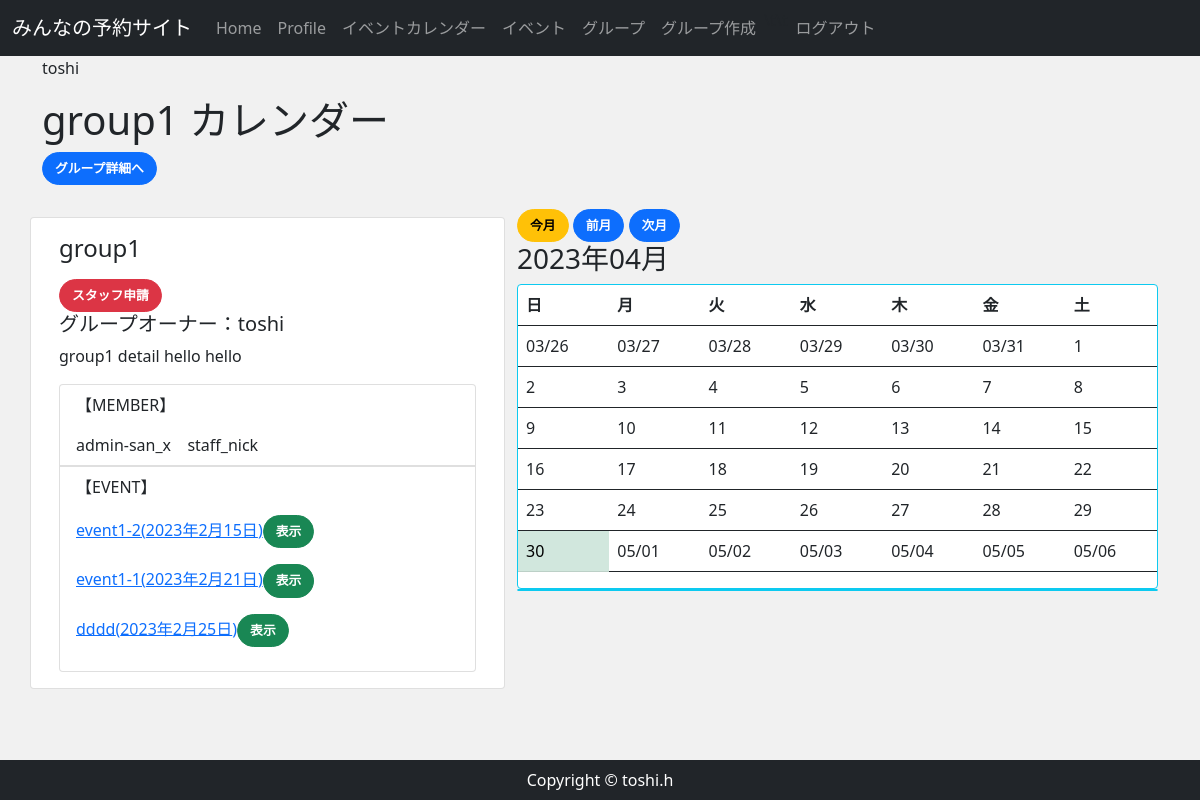
/group_detail_cal/1/ (signed in), run on an earlier commit of the app's database.
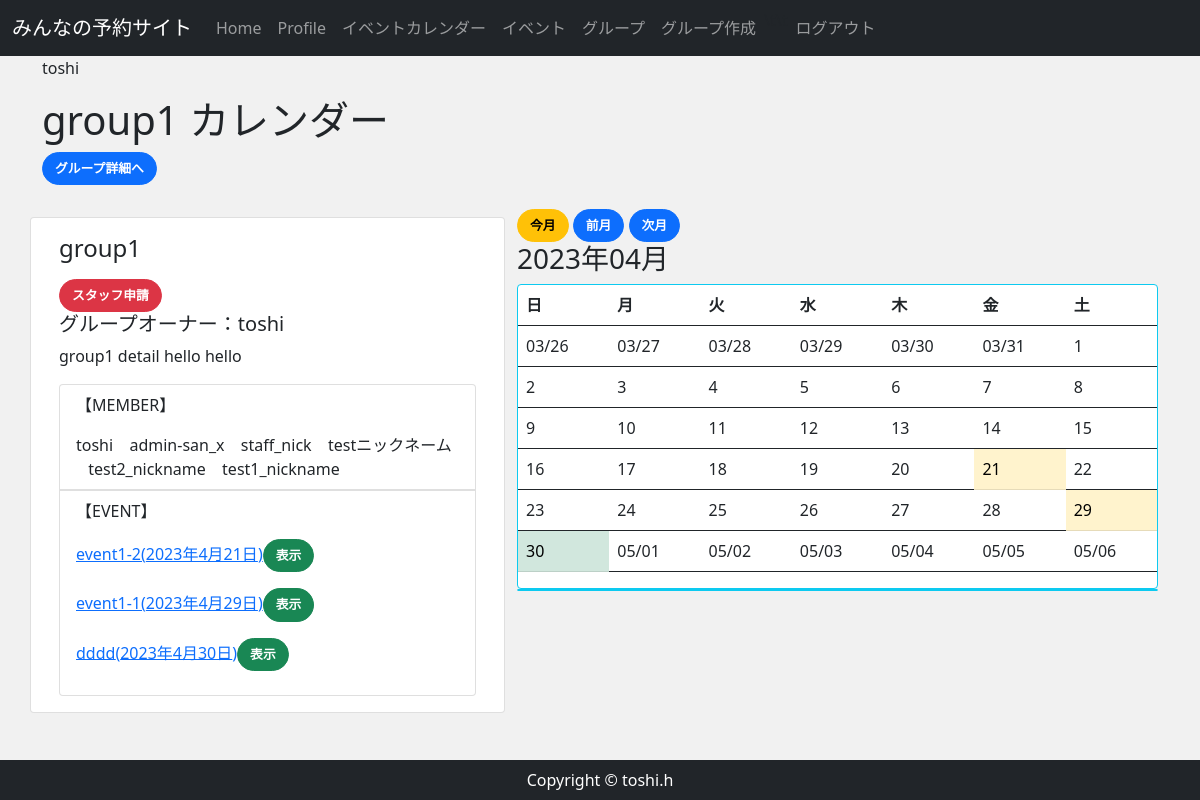
And on a later commit of the database.
### accounts/models.py (models this page shows, shortened)
class CustomUser(AbstractBaseUser, PermissionsMixin):
    email = models.EmailField(
        verbose_name='email',
        max_length=255,
        unique=True,
        )
    first_name = models.CharField('名', max_length=150)
    last_name = models.CharField('姓', max_length=150)
    nickname = models.CharField('ニックネーム', max_length=150,  null=True, blank=True)
    active = models.BooleanField(default=True)
    staff = models.BooleanField(default=False) #staffかどうか
    admin = models.BooleanField(default=False)
    objects = UserManager()
    EMAIL_FIELD = 'email'
    USERNAME_FIELD = 'email'
    REQUIRED_FIELDS = []
    def __str__(self):
        return self.email
    @property
    def is_active(self):
        return self.active
    class Meta(AbstractBaseUser.Meta):
        db_table = 'custom_user'

### reservation/models.py (models this page shows, shortened)
class Event(models.Model):
    event_title = models.CharField(max_length=150)
    event_detail = models.TextField()
    group = models.ForeignKey(Group,  on_delete=models.CASCADE, related_name="group_event")
    event_date = models.DateField()
    start_time = models.TimeField()
    end_time = models.TimeField()

### reservation/views.py (the view)
# urls.py: path('group_detail_cal/<int:pk>/',views.GroupDetailCalView.as_view(), name="group_detail_cal"), #イベントカレンダー(指定のグループのイベント表示)
class GroupDetailCalView(mixins.MonthCalendarMixin, DetailView):
    template_name = 'reservation/group_detail_cal.html'
    model = Group
    def get(self, request, *args, **kwargs):
        print("getメソッド")
        self.object=self.get_object()
        context = self.get_context_data(object=self.object)
        group_data = Group.objects.get(id=self.kwargs['pk'])
        event_data = Event.objects.filter(group=group_data).order_by('event_date')
        member_data = ApprovedMember.objects.filter( #memberデータ取得
            group = group_data, approved = True)
        staff_data = ApprovedStaff.objects.filter( #staffデータ取得
            group = group_data, approved = True)
        applying_staffs=ApplyingStaff.objects.filter(group=group_data, applying=True)
        applying_members=ApplyingMember.objects.filter(group=group_data, applying=True)
        member_names = {m_data.member for m_data in member_data}
        print("member_names:",member_names)
        staff_names = {s_data.staff for s_data in staff_data}
        """グループ加入の承認済みデータのリストに名前があり、かつapprovedでないと別ページにリダイレクトされる"""
        is_group_staff = self.request.user in staff_names
        is_group_member = self.request.user in member_names
        context['group_data'] = group_data
        context['member_data']=member_data
        context['member_names']=member_names
        context['staff_names']=staff_names
        context['event_data']=event_data
        context['is_group_staff']=is_group_staff
        context['is_group_member']=is_group_member
        context['applying_staffs']=applying_staffs
        context['applying_members']=applying_members
        if is_group_member or is_group_staff :
            return  self.render_to_response(context)
        else:
            return HttpResponse('<h1>%sさんは%sの詳細は見られません</h1>' % (request.user.nickname, group_data.group_name ))
    def get_context_data(self, **kwargs):
        context = super().get_context_data(**kwargs)
        calendar_context = self.get_month_calendar()
        pk=self.object.pk
        approved_check_m = ApprovedMember.objects.filter(member=self.request.user, approved = True)
        approved_check_s = ApprovedStaff.objects.filter(staff=self.request.user, approved = True)
        chk_m=[ap_chk_m.group for ap_chk_m in approved_check_m]
        chk_s=[ap_chk_s.group for ap_chk_s in approved_check_s]
        event_data = Event.objects.filter(group=pk).order_by('event_date')#指定グループのイベントでフィルター
        days={event_days.event_date for event_days in event_data }
        group_data = Group.objects.get(id=self.kwargs['pk'])
        context.update(calendar_context)
        context['event_data'] = event_data #イベントのデータをコンテキストで渡す
        context['days'] = days
        context['approved_check_s'] = approved_check_s
        print(approved_check_s)
        context['group_data']=group_data
        return context

### reservation/mixins.py (called while the page is built)
    def setup_calendar(self):
        self._calendar = calendar.Calendar(self.first_weekday)

    def get_week_names(self):
        week_names = deque(self.week_names)
        week_names.rotate(-self.first_weekday) #リスト内の要素を右に１つずつ移動するときは、dequeを使うと面白い
        return week_names

    def get_previous_month(self, date):
        if date.month ==1:
            return date.replace(year=date.year-1, month=12, day=1)
        else:
            return date.replace(month=date.month-1, day=1)

    def get_next_month(self, date):
        if date.month ==12:
            return date.replace(year=date.year+1, month=1, day=1)
        else:
            return date.replace(month=date.month+1, day=1)

    def get_month_days(self, date):
        return self._calendar.monthdatescalendar(date.year, date.month)

    def get_current_month(self):
        month = self.kwargs.get('month')
        year = self.kwargs.get('year')
        if month and year:
            month = datetime.date(year=int(year), month=int(month), day=1)
        else:
            month = datetime.date.today().replace(day=1)
        return month

### reservation/models.py (called while the page is built)
    def __str__(self):
        return self.group_name

### reservation/templates/reservation/group_detail_cal.html (shortened to what this page needs)
{% extends 'reservation/base.html' %}
{% block content %}
<h1>{{ group_data.group_name }} カレンダー</h1>
<p><a class='btn btn-primary' href="{% url 'group_detail' group_data.pk %}">グループ詳細へ</a></p>
<div class="row my-4 ">
    <div class="card col-md-5 my-2">
        <div class="card-body">
            <h4 class="card-title mb-3"><div hidden>#{{ group_data.pk }}</div>{{ group_data.group_name }} </h4><a href="# " class="btn btn-danger">スタッフ申請</a>
            <h5>グループオーナー：{{ group_data.group_owner.nickname }}</h5>
            <p class="card-text mb-3">{{ group_data.group_detail }}</p>
            <ul class="list-group listgroup-flush ">
                <li class="list-group-item">
                <p>【MEMBER】</p>
                    {% for m_name in member_names %}
                    {{ m_name.nickname }} &ensp;
                    {% endfor %}
                </li>
                <li class="list-group-item">
                <p>【EVENT】</p>
                    {% for event in event_data %}
                    <p><a href="{% url 'event_detail' event.pk %}">{{ event.event_title }}({{ event.event_date }})</a><button class="btn btn-success" onclick="highlightDay('{{ event.event_date }}', '{{ event.group.pk }}', '{{ month_current }}')">表示</button>
                    </p>
                    {% endfor %}
                </li>
            </ul>
        </div>
    </div>
    <div class="col-md-7">
        <a class="btn btn-warning" href="{% url 'group_detail_cal' group_data.pk %}">今月</a>
        <a class="btn btn-primary" href="{% url 'group_detail_cal' group_data.pk month_previous.year month_previous.month %}">前月</a>
        <a class="btn btn-primary" href="{% url 'group_detail_cal' group_data.pk month_next.year month_next.month %}">次月</a>
        <h3>{{ month_current | date:"Y年m月" }}</h3>
        <div class="card border-info">
                <table class="table border-dark " style="table-layout:fixed;">
                    <thead>
                        <tr >
                            {% for w in week_names %}
                                <th >{{ w }}</th>
                            {% endfor %}
                        </tr>
                    </thead>
                    <tbody>
                    {% for week in month_days %}
                        <tr >
                            {% for day in week %}
                                {% if now == day %}
                                    <td class="table-success rsv_day  rs_{{day }}"  style="width:80px;">
                                {% elif day in days %}
                                    <td class="table-warning rsv_day rs_{{day }}"  style="width:80px;" >
                                {% else %}
                                    <td class="rsv_day rs_{{day }}"  style="width:80px;" >
                                {% endif %}
                                    {% if month_current.month != day.month %}
                                        {{ day | date:"m/d" }}
                                    {% else %}
                                        {{ day.day }}
                                    {% endif %}
                                    </td>
                            {% endfor %}
                        </tr>
                        {% endfor %}
                    </tbody>
                </table>
        </div>
    <div class="card border-info " >
    </div>
    </div>
{% endblock %}

### reservation/templates/reservation/base.html (shortened to what this page needs)
{% load static %}
<!DOCTYPE html>
<html lang="ja">
<head>
    <link href="https://cdn.jsdelivr.net/npm/bootstrap@5.0.2/dist/css/bootstrap.min.css" rel="stylesheet">
    <link rel="stylesheet" href="{% static 'css/rsv_style.css' %}">
<nav class="navbar navbar-expand-lg bg-body-tertiary navbar-dark bg-dark" >
    <div class="container-fluid">
    <a class="navbar-brand" href="{% url 'home' %}">
    みんなの予約サイト
    </a>
    <div class="collapse navbar-collapse" id="navbarSupportedContent">
        <ul class="navbar-nav ml-auto">
        <li class="nav-item">
            <a class="nav-link" href="{% url 'home' %}">Home </a>
        </li>
        {% if user.is_authenticated %}
            <li class="nav-item">
                <a class="nav-link" href="{% url 'userprofile' user.pk %}">Profile</a>
            </li>
            <li class="nav-item">
                <a class="nav-link" href="{% url 'gp_event_cal' %}">イベントカレンダー </a>
            </li>
            <li class="nav-item">
                <a class="nav-link" href="{% url 'event' %}">イベント </a>
            </li>
            <li class="nav-item">
                <a class="nav-link" href="{% url 'group' %}">グループ </a>
            </li>
            <li class="nav-item">
                <a class="nav-link" href="{% url 'group_new' %}">グループ作成 </a>
            </li>
            <li>
            <p>\t\t</p>
            </li>
            <li class="nav-item">
                <a class="nav-link" href="{% url 'account_logout' %}">ログアウト </a>
            </li>
        {% endif %}
        </ul>
    </div>
    </nav>
    <main>
        <div class="container">
            <p >{{user.nickname}}</p>
            {% block content %}
            {% endblock %}
        </div>
    </main>
    <footer class="py-2 bg-dark">
        <p class="m-0 text-center text-white">Copyright &copy; toshi.h</p>
    </footer>
</body>
</html>

What changed in the data, as far as the page shows it:
now on one of the page's lists (row edited): CustomUser: nickname "toshi"
now on this page (row edited): CustomUser: nickname "testニックネーム"
added CustomUser: nickname "test2_nickname"
added CustomUser: nickname "test1_nickname"
changed Event "event1-2": event_date "2023年2月15日" → "2023年4月21日"
changed Event "event1-1": event_date "2023年2月21日" → "2023年4月29日"
changed Event "dddd": event_date "2023年2月25日" → "2023年4月30日"
